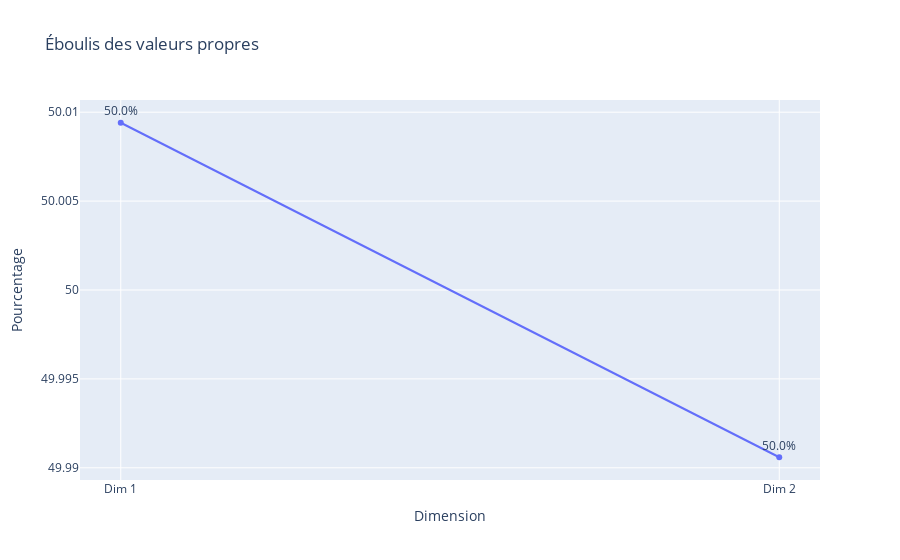

The notebook cell this image was saved under:
### Code cell
import plotly.express as px

# Récupérer les valeurs propres (eigenvalues)
eigenvalues = afc.eigenvalues_

# Calculer l'inertie totale
total_inertia = sum(eigenvalues)

# Calculer l'inertie expliquée par chaque dimension
inertia_per_dim = [val / total_inertia * 100 for val in eigenvalues]

# Afficher les résultats
print("Valeurs propres (eigenvalues) :", eigenvalues)
print("\nInertie totale :", total_inertia)
print("\nPourcentage d'inertie expliquée par chaque dimension :")
for i, perc in enumerate(inertia_per_dim, 1):
    print(f"Dimension {i}: {perc:.2f}%")

# Créer un dataframe pour le graphique
inertia_df = pd.DataFrame({
    'Dimension': [f'Dim {i+1}' for i in range(len(eigenvalues))],
    'Inertie': eigenvalues,
    'Pourcentage': inertia_per_dim,
    'Cumulé': [sum(inertia_per_dim[:i+1]) for i in range(len(inertia_per_dim))]
})

# Graphique d'éboulis
fig = px.line(inertia_df, x='Dimension', y='Pourcentage',
              title='Éboulis des valeurs propres',
              markers=True, text='Pourcentage')
fig.update_traces(texttemplate='%{text:.1f}%', textposition='top center')
fig.show()

### Figure 1 — Plotly figure (JSON) as saved in the notebook; plotly's stock layout.template omitted (floating-point values rounded to 4 significant figures)
{"data": [{"hovertemplate": "Dimension=%{x}<br>Pourcentage=%{text}<extra></extra>", "legendgroup": "", "line": {"color": "#636efa", "dash": "solid"}, "marker": {"symbol": "circle"}, "mode": "lines+markers+text", "name": "", "orientation": "v", "showlegend": false, "text": [50.01, 49.99], "textposition": "top center", "texttemplate": "%{text:.1f}%", "type": "scatter", "x": ["Dim 1", "Dim 2"], "xaxis": "x", "y": [50.01, 49.99], "yaxis": "y"}], "layout": {"legend": {"tracegroupgap": 0}, "title": {"text": "Éboulis des valeurs propres"}, "xaxis": {"anchor": "y", "domain": [0, 1], "title": {"text": "Dimension"}}, "yaxis": {"anchor": "x", "domain": [0, 1], "title": {"text": "Pourcentage"}}}}
